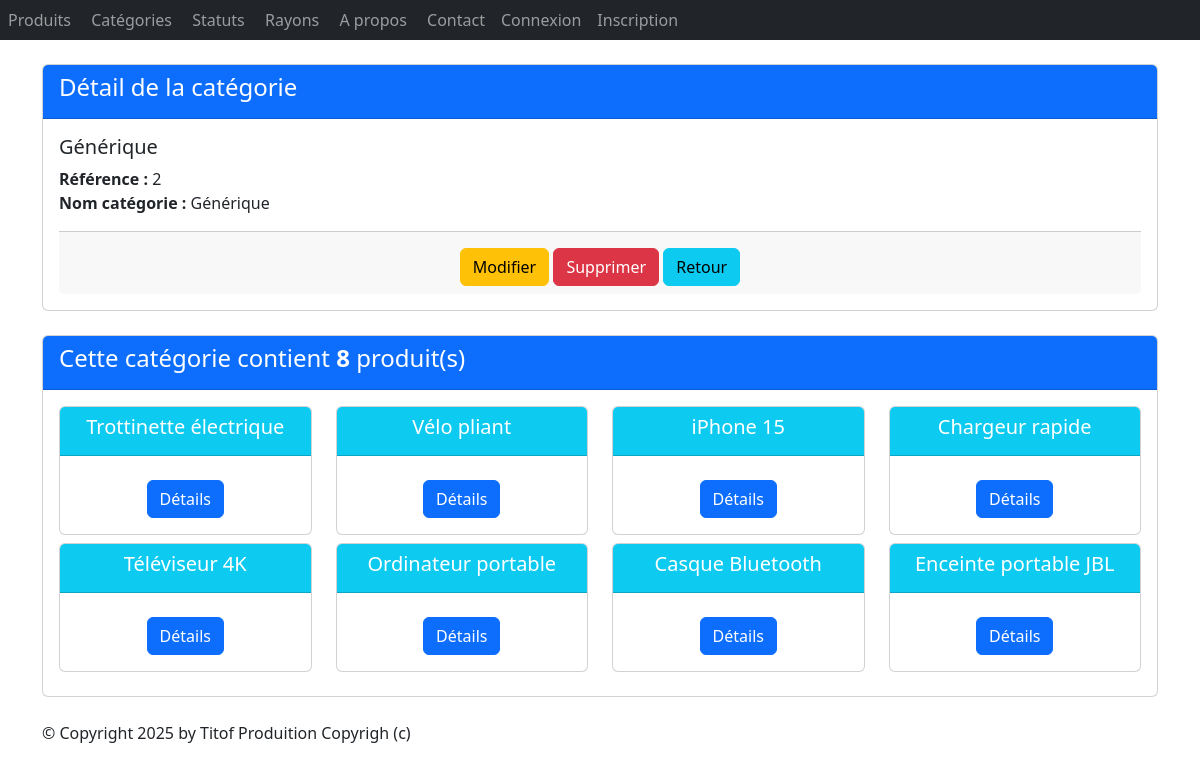
Screenshot of /monApp/categories/2/ with the database file from the repository.
### monApp/models.py (models this page shows, shortened)
class Categorie(models.Model):
    idCat = models.AutoField(primary_key=True)
    nomCat = models.CharField(max_length=100)

class Produit(models.Model):
    refProd = models.AutoField(primary_key=True)
    intituleProd = models.CharField(max_length=200)
    prixUnitaireProd = models.DecimalField(max_digits=10, decimal_places=2)
    categorie = models.ForeignKey(
        Categorie,
        on_delete=models.CASCADE,
        related_name="produits",
        null=True,
        blank=True
    )
    date_fabrication = models.DateField(null=True, blank=True)
    rayons = models.ManyToManyField(
        'Rayon',
        through='Contenir',
        related_name='produits_rayons'
    )
    statut = models.ForeignKey(
        Statut,
        on_delete=models.CASCADE,
        related_name="produit",
        null=True,
        blank=True
    )

### monApp/views.py (the view)
# urls.py: path("categories/<pk>/", views.CategorieDetailView.as_view(), name="dtl_cat"),
class CategorieDetailView(DetailView):
    model = Categorie
    template_name = "monApp/detail_categorie.html"
    context_object_name = "cat"
    def get_queryset(self):
        return Categorie.objects.annotate(produit=Count('produits'))
    def get_context_data(self, **kwargs):
        context = super(CategorieDetailView, self).get_context_data(**kwargs)
        context['titremenu'] = "Détail de la catégorie"
        context['prdts'] = self.object.produits.all()
        return context

### monApp/templates/monApp/detail_categorie.html
 {% extends 'monApp/base.html' %}
{% block contenu %}
<div class="card mb-4">
    <div class="card-header bg-primary text-white">
        <h4>Détail de la catégorie</h4>
    </div>
    <div class="card-body">
        <h5 class="card-title">{{ cat.nomCat }}</h5>
        <ul class="list-unstyled">
            <li><strong>Référence :</strong> {{ cat.idCat }}</li>
            <li><strong>Nom catégorie :</strong> {{ cat.nomCat }}</li>
        </ul>
        <div class="card-footer text-center">
            <a href="{% url 'cat_chng' cat.idCat %}" class="btn btn-warning mt-2">Modifier</a>
            <a href="{% url 'dtl_cat' cat.idCat %}" class="btn btn-danger mt-2">Supprimer</a>
            <a href="{% url 'lst_cats' %}" class="btn btn-info mt-2">Retour</a>
        </div>
    </div>
</div>
<div class="card mb-4">
    <div class="card-header bg-primary text-white">
        <h4>Cette catégorie contient <strong>{{ cat.produit }}</strong> produit(s)</h4>
    </div>
    <div class="card-body">
        <div class="row">
            {% if prdts %}
            {% for prdt in prdts %}
            <div class="col-sm-3">
                <div class="card mb-2 text-center">
                    <div class="card-header bg-info text-white">
                        <h5 class="card-title">{{ prdt.intituleProd }}</h5>
                    </div>
                    <div class="card-body">
                        <a href="{% url 'dtl_prdt' prdt.refProd %}" class="btn btn-primary mt-2">Détails</a>
                    </div>
                </div>
            </div>
            {% endfor %}
            {% else %}
            <p class="text-muted">Aucun produit trouvé pour cette catégorie.</p>
            {% endif %}
        </div>
    </div>
</div>
{% endblock %}

### rows the page displays
Categorie: nomCat "Générique", idCat "2", produit "8"
Produit: intituleProd "Trottinette électrique"
Produit: intituleProd "Vélo pliant"
Produit: intituleProd "iPhone 15"
Produit: intituleProd "Chargeur rapide"
Produit: intituleProd "Téléviseur 4K"
Produit: intituleProd "Ordinateur portable"
Produit: intituleProd "Casque Bluetooth"
Produit: intituleProd "Enceinte portable JBL"
